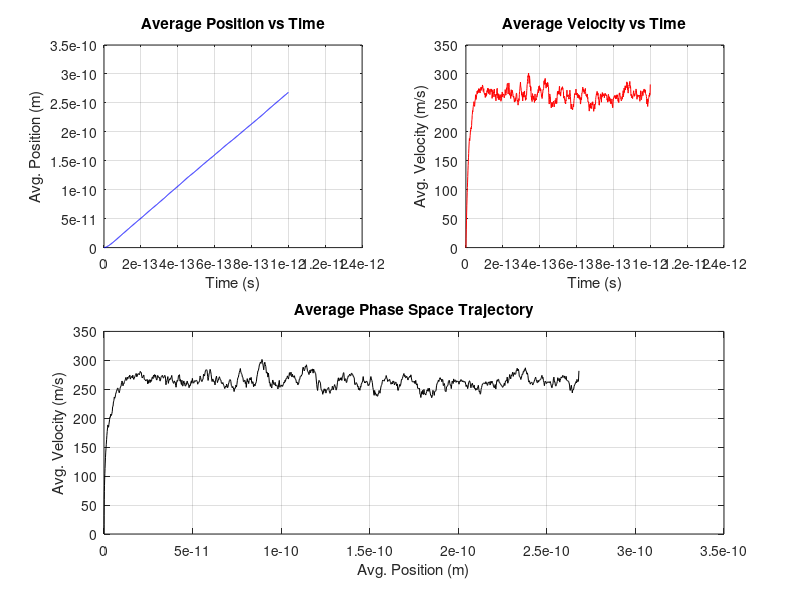

Here is the MATLAB script that generated this plot: (Note: this script raises an error after producing the figure.)
% Constants
e = 1.602176634e-19;
m_e = 9.10938356e-31;

% Parameters
dt = 1e-15;
t_max = 1e-12;
E = 1e5;
scatter_prob = 0.05;
num_particles = 1000;
mode = 'elastic';  % Options: 'inelastic' or 'elastic'

% Time Array
t = 0:dt:t_max;
num_steps = length(t);

% Initialize arrays
x = zeros(num_particles, num_steps);
v = zeros(num_particles, num_steps);

% Acceleration
a = (e * E) / m_e;

% Time Evolution
for n = 2:num_steps
    % Identify scattered particles
    scatter_events = rand(num_particles, 1) < scatter_prob;
    
    if strcmp(mode, 'inelastic')
        v(scatter_events, n-1) = 0;  % reset to 0
    elseif strcmp(mode, 'elastic')
        v(scatter_events, n-1) = -0.25 * v(scatter_events, n-1);  % reflection
    end

    % Update motion
    v(:,n) = v(:,n-1) + a * dt;
    x(:,n) = x(:,n-1) + v(:,n-1) * dt + 0.5 * a * dt^2;
end

% Drift velocity
x_avg = mean(x(:,end));
v_drift = x_avg / t(end);

% Plotting
figure('Name','Electron Drift Comparison','NumberTitle','off');
subplot(2,2,1);
plot(t, mean(x,1), 'b');
xlabel('Time (s)'); ylabel('Avg. Position (m)');
title('Average Position vs Time'); grid on;

subplot(2,2,2);
plot(t, mean(v,1), 'r');
xlabel('Time (s)'); ylabel('Avg. Velocity (m/s)');
title('Average Velocity vs Time'); grid on;

subplot(2,2,[3 4]);
plot(mean(x,1), mean(v,1), 'k');
xlabel('Avg. Position (m)'); ylabel('Avg. Velocity (m/s)');
title('Average Phase Space Trajectory'); grid on;

sgtitle(sprintf('%s Scattering: Drift Velocity = %.2e m/s', ...
        capitalize(mode), v_drift), 'FontWeight', 'bold');

% Helper function to capitalize strings
function out = capitalize(str)
    out = lower(str); out(1) = upper(out(1));
end
